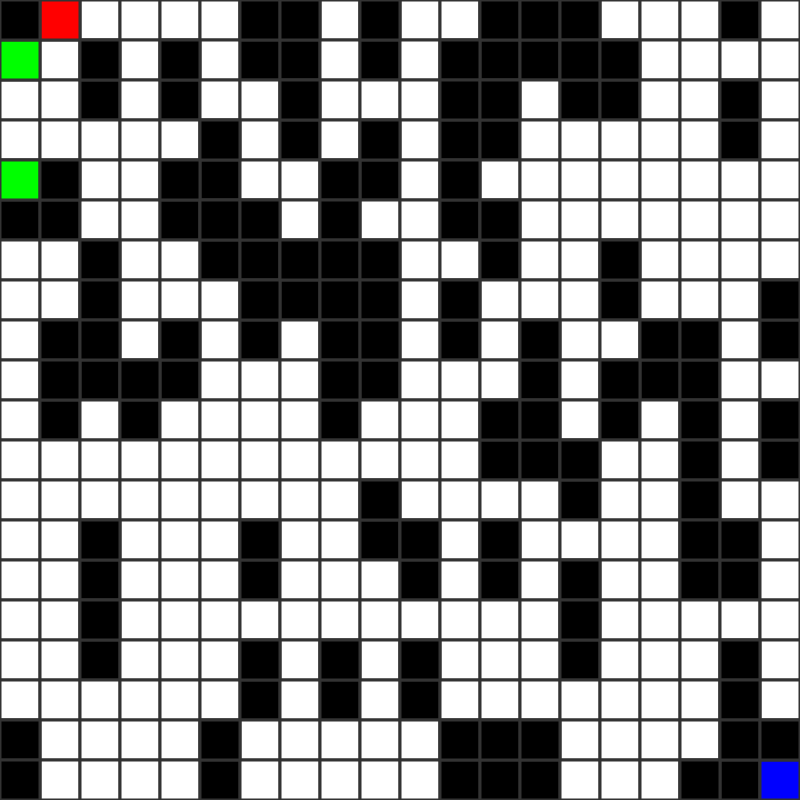
Frame 1 (no input)
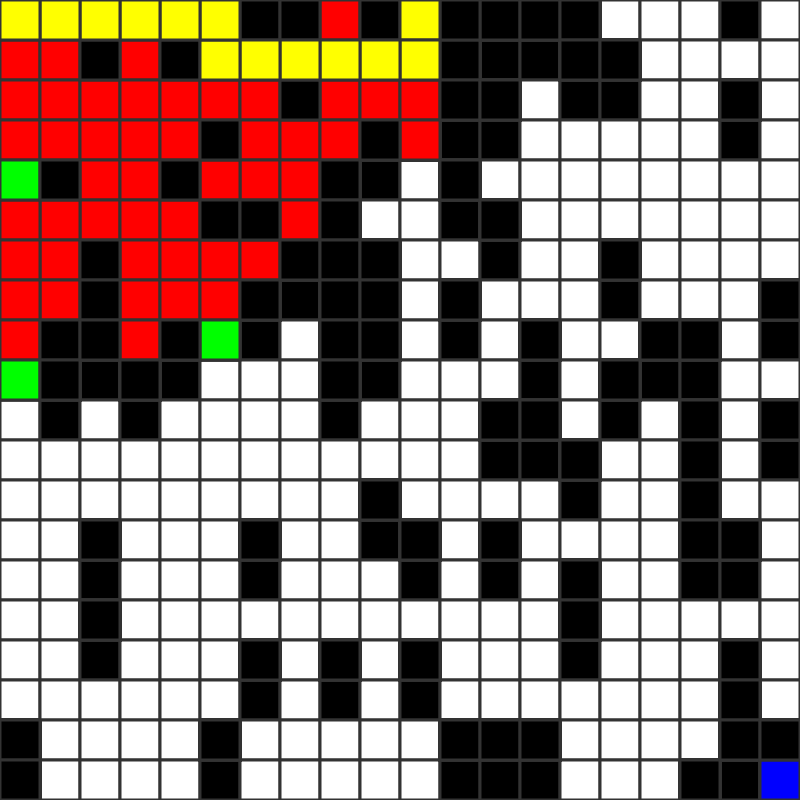
Frame 60 (no input)
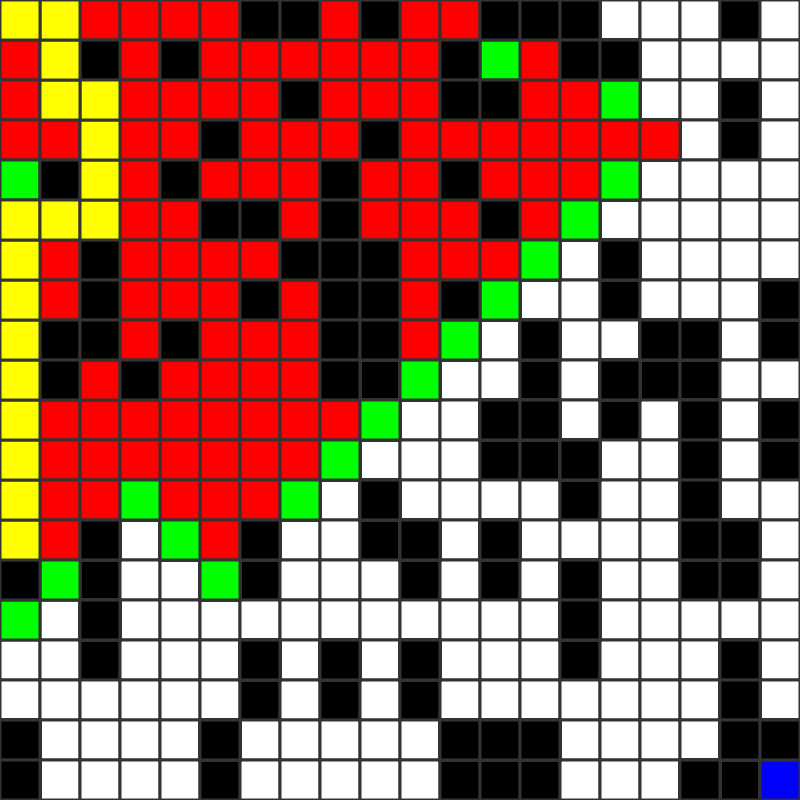
Frame 120 (the mouse pressed at the canvas centre since frame 60)

The p5.js sketch that drew these frames (run headless with seeded random() and noise() and a simulated clock; from frame 60 on, the mouse is pressed at the canvas centre):

// p5.js sketch
// ── sketch.js
// Written by Luuk Geelen

const COLS = 20;
const ROWS = 20;
const CANVAS_HEIGHT = 800;
const CANVAS_WIDTH = 800;
const START_NODE_ROW = 0;
const START_NODE_COL = 0;
const FINISH_NODE_ROW = ROWS - 1;
const FINISH_NODE_COL = COLS - 1;
const BLOCK_PERCENTAGE = 0.2;
const DIAGONAL_MOVEMENT = false;

var grid;
var w, h;
var searcher;
var openSet = [];
var closedSet = [];
var blockedSet = [];
var path = [];
var start;
var end;

function setup() {
  createCanvas(CANVAS_HEIGHT, CANVAS_WIDTH);
  background(255);

  w = width / COLS;
  h = height / ROWS;
  searcher = new Searcher(0, 0, w, h, ROWS, COLS);

  grid = new Array(COLS);
  for (var i = 0; i < COLS; i++) {
    grid[i] = new Array(ROWS);
  }

  for (var i = 0; i < COLS; i++) {
    for (var j = 0; j < ROWS; j++) {
      grid[i][j] = new Box(i, j);
    }
  }

  start = grid[START_NODE_COL][START_NODE_ROW];
  end = grid[FINISH_NODE_COL][FINISH_NODE_ROW];

  openSet.push(start);

  for (var i = 0; i < COLS; i++) {
    for (var j = 0; j < ROWS; j++) {
      if (random() > 1 - BLOCK_PERCENTAGE) {
        if (
          !(
            (i == START_NODE_COL && j == START_NODE_ROW) ||
            (i == FINISH_NODE_COL && j == FINISH_NODE_ROW)
          )
        ) {
          grid[i][j].blocked = true;
          blockedSet.push(grid[i][j]);
        }
      }
    }
  }

  for (var i = 0; i < COLS; i++) {
    for (var j = 0; j < ROWS; j++) {
      grid[i][j].getNeighbors();
      grid[i][j].show(color(255));
    }
  }
}

function draw() {
  if (keyIsPressed) {
    if (keyCode == 13) {
      // Enter
      openSet = [];
      closedSet = [];
      blockedSet = [];
      path = [];
      setup();
      setTimeout(500);
    }
  }

  start.show(color(0, 0, 255));
  end.show(color(0, 0, 255));

  if (openSet.length > 0) {
    searcher.walk();
  } else {
    console.log("No Solution");
  }

  for (var i = 0; i < closedSet.length; i++) {
    closedSet[i].show(color(255, 0, 0));
  }

  for (var i = 0; i < openSet.length; i++) {
    openSet[i].show(color(0, 255, 0));
  }

  for (var i = 0; i < blockedSet.length; i++) {
    blockedSet[i].show(color(0, 0, 0));
  }

  for (var i = 0; i < path.length; i++) {
    path[i].show(color("yellow"));
  }
}

// ── box.js
class Box {
  constructor(i, j) {
    this.i = i;
    this.j = j;
    this.width = w;
    this.height = h;
    this.x = i * this.width;
    this.y = j * this.height;

    this.f = 0;
    this.g = 0;
    this.h = 0;

    this.neighbors = [];
    this.previous = undefined;

    this.blocked = false;
    this.visited = false;
    this.walls = [true, true, true, true]; //TLBR
  }

  getNeighbors() {
    if (this.i - 1 >= 0) {
      this.neighbors.push(grid[this.i - 1][this.j]);
    }
    if (this.i + 1 < COLS) {
      this.neighbors.push(grid[this.i + 1][this.j]);
    }
    if (this.j - 1 >= 0) {
      this.neighbors.push(grid[this.i][this.j - 1]);
    }
    if (this.j + 1 < ROWS) {
      this.neighbors.push(grid[this.i][this.j + 1]);
    }

    if (DIAGONAL_MOVEMENT) {
      if (this.i - 1 >= 0 && this.j - 1 >= 0) {
        this.neighbors.push(grid[this.i - 1][this.j - 1]);
      }
      if (this.i - 1 >= 0 && this.j + 1 < ROWS) {
        this.neighbors.push(grid[this.i - 1][this.j + 1]);
      }
      if (this.i + 1 < COLS && this.j - 1 >= 0) {
        this.neighbors.push(grid[this.i + 1][this.j - 1]);
      }
      if (this.i + 1 > COLS && this.j + 1 < ROWS) {
        this.neighbors.push(grid[this.i + 1][this.j + 1]);
      }
    }

    // Remove walls from neighbors
    for (var i = this.neighbors.length - 1; i >= 0; i--) {
      if (this.neighbors[i].blocked) {
        // console.log(this.neighbors[i]);
        this.neighbors.splice(i, 1);
      }
    }
  }

  heuristic() {
    // Euclidean distance
    // this.h = dist(this.i, this.j, end.i, end.j);

    // Manhattan distance
    this.h = abs(this.i, end.i) + abs(this.j, end.j);
  }

  show(col) {
    noStroke();
    rect(this.x, this.y, this.width, this.height);

    if (this.blocked) {
      fill(0);
    } else {
      fill(col);
    }

    strokeWeight(3);
    stroke(51);
    if (this.walls[0]) {
      line(this.x, this.y, this.x + this.width, this.y);
    }
    if (this.walls[1]) {
      line(this.x, this.y, this.x, this.y + this.height);
    }
    if (this.walls[2]) {
      line(
        this.x,
        this.y + this.height,
        this.x + this.width,
        this.y + this.height
      );
    }
    if (this.walls[3]) {
      line(
        this.x + this.width,
        this.y,
        this.x + this.width,
        this.y + this.height
      );
    }
  }
}

// ── search.js
class Searcher {
  constructor(x, y, width, height, rows, cols) {
    this.x = x;
    this.y = y;
    this.width = width;
    this.height = height;
    this.rows = rows;
    this.cols = cols;
    this.winnerIdx = 0;
  }

  walk() {
    for (var i = 0; i < openSet.length; i++) {
      if (openSet[i].f < openSet[this.winnerIdx].f) {
        this.winnerIdx = i;
      }
    }

    var current = openSet[this.winnerIdx];
    this.reconstructPath();

    if (current === end) {
      this.removeFromArray(openSet, current);
      this.removeFromArray(closedSet, current);
      path.push(current);
      console.log("Finished");
      return;
    }

    this.removeFromArray(openSet, current);
    closedSet.push(current);

    // distance is 1 to neighbors
    var tentativeGScore = current.g + 1;
    for (var i = 0; i < current.neighbors.length; i++) {
      var neighbor = current.neighbors[i];

      if (neighbor.blocked) {
        console.log(neighbor);
      }

      if (closedSet.includes(neighbor)) {
        continue;
      }
      if (!openSet.includes(neighbor)) {
        neighbor.previous = current;
        neighbor.g = tentativeGScore;
        neighbor.h = neighbor.heuristic();
        neighbor.f = neighbor.g + neighbor.h;
        openSet.push(neighbor);
      }
      if (tentativeGScore < neighbor.g) {
        neighbor.previous = current;
        neighbor.g = tentativeGScore;
        neighbor.h = neighbor.heuristic();
        neighbor.f = neighbor.g + neighbor.h;
      }
    }
  }

  removeFromArray(arr, element) {
    for (var i = arr.length - 1; i >= 0; i--) {
      if (arr[i] == element) {
        arr.splice(i, 1);
      }
    }
  }

  reconstructPath() {
    path = [];
    path.push(openSet[this.winnerIdx]);
    var current = openSet[this.winnerIdx];

    while (current.previous) {
      path.push(current.previous);
      current = current.previous;
    }
  }

  show() {
    strokeWeight(3);
    stroke(0);
    fill(color("magenta"));
    rect(this.x * this.width, this.y * this.height, this.width, this.height);
  }
}
